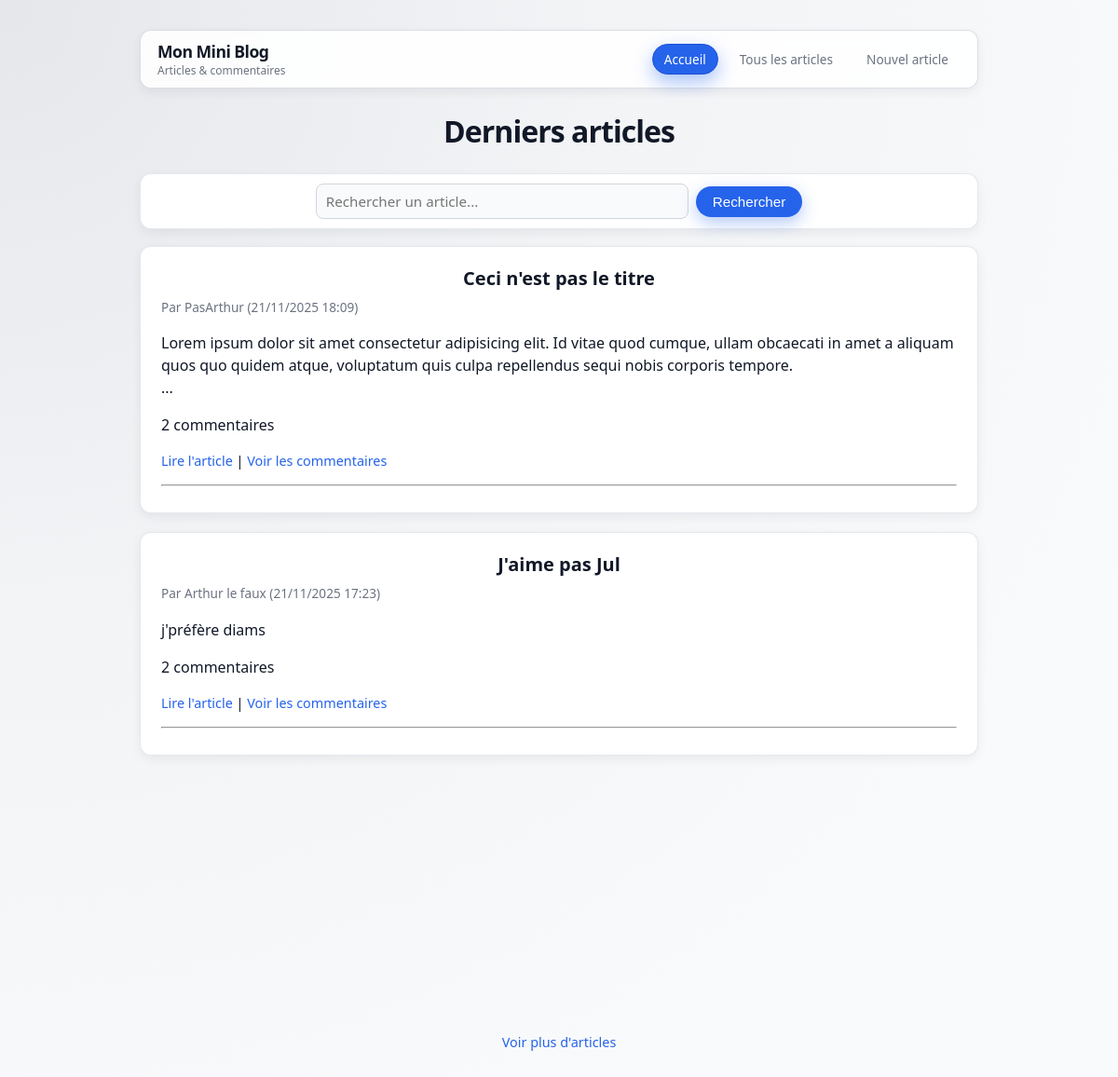
Screenshot of /blog6/index.php with the database file from the repository.
### tables this page shows
CREATE TABLE `article` (
  `id` int(10) UNSIGNED NOT NULL,
  `auteur` varchar(50) DEFAULT NULL,
  `titre` varchar(150) NOT NULL,
  `texte` mediumtext NOT NULL,
  `date` int(11) DEFAULT NULL
);

### blog6/index.php (the view, shortened to what this page needs)
<?php
require_once 'config.php';
$sql = "SELECT a.id, a.auteur, a.titre, a.texte, a.`date`, COUNT(c.id) AS nb_commentaires
    FROM article a
    LEFT JOIN commentaire c ON c.id_article = a.id
    GROUP BY a.id, a.auteur, a.titre, a.texte, a.`date`
    ORDER BY a.`date` DESC
    LIMIT 5";
$result = mysqli_query($conn, $sql);
?>
<!DOCTYPE html>
<html lang="fr">
<head>
    <link rel="stylesheet" href="styles.css">
</head>
<body>
    <?php include 'header.php'; ?>
    <h1>Derniers articles</h1>
    <form method="get" action="lister.php">
        <input type="text" name="q" placeholder="Rechercher un article..." />
        <button type="submit">Rechercher</button>
    </form>
    <?php
    if ($result && mysqli_num_rows($result) > 0) {
        while ($row = mysqli_fetch_assoc($result)) {
            $id = (int) $row['id'];
            $titre = htmlspecialchars($row['titre'], ENT_QUOTES, 'UTF-8');
            $auteur = htmlspecialchars($row['auteur'], ENT_QUOTES, 'UTF-8');
            $timestamp = (int) $row['date'];
            $date_affichee = $timestamp > 0 ? date('d/m/Y H:i', $timestamp) : '';
            $texte = $row['texte'];
            $nb_commentaires = (int) $row['nb_commentaires'];
            if (function_exists('mb_substr')) {
                $apercu = mb_substr($texte, 0, 200, 'UTF-8');
                $longueur = mb_strlen($texte, 'UTF-8');
            } else {
                $apercu = substr($texte, 0, 200);
                $longueur = strlen($texte);
            }
            if ($longueur > 200) {
                $apercu .= '...';
            }
            $apercu = nl2br(htmlspecialchars($apercu, ENT_QUOTES, 'UTF-8'));
            echo '<article>';
            echo '<h2>' . $titre . '</h2>';
            echo '<p>';
            if ($auteur !== '') {
                echo 'Par ' . $auteur . ' ';
            }
            if ($date_affichee !== '') {
                echo '(' . $date_affichee . ')';
            }
            echo '</p>';
            echo '<p>' . $apercu . '</p>';
            echo '<p>';
            echo $nb_commentaires . ' commentaire';
            if ($nb_commentaires > 1) {
                echo 's';
            }
            echo '</p>';
            echo '<p>';
            echo '<a href="afficher.php?id=' . $id . '">Lire l\'article</a> | ';
            echo '<a href="commentaire.php?id_article=' . $id . '">Voir les commentaires</a>';
            echo '</p>';
            echo '<hr>';
            echo '</article>';
        }
    } else {
        echo '<p>Aucun article pour le moment.</p>';
    }
    ?>
    <p><a href="lister.php">Voir plus d'articles</a></p>
</body>
</html>

### blog6/styles.css (style rules this page uses)
:root { --bg: #f3f4f6; --bg-strong: #e5e7eb; --surface: #ffffff; --surface-soft: #f9fafb; --border-subtle: #e5e7eb; --border-strong: #d1d5db; --text-main: #111827; --text-muted: #6b7280; --primary: #2563eb; --primary-soft: #dbeafe; --primary-strong: #1d4ed8; --accent: #10b981; --danger: #dc2626; --radius-lg: 12px; --radius-md: 8px; --shadow-soft: 0 12px 30px rgba(15, 23, 42, 0.12); --shadow-subtle: 0 4px 12px rgba(15, 23, 42, 0.06); --transition-fast: 150ms ease-out; --transition-med: 220ms ease-out; }
*, *::before, *::after { box-sizing: border-box; }
html { scroll-behavior: smooth; }
body { margin: 0; min-height: 100vh; font-family: system-ui, -apple-system, BlinkMacSystemFont, "Segoe UI", sans-serif; background: radial-gradient(circle at top left, var(--bg-strong), var(--bg) 40%, var(--surface-soft) 80%); color: var(--text-main); display: flex; flex-direction: column; align-items: center; padding: 32px 16px 40px; }
body > * { width: 100%; max-width: 900px; }
h1, h2 { text-align: center; }
h1 { font-size: 2rem; margin: 0 0 1.5rem; letter-spacing: -0.03em; }
h2 { font-size: 1.25rem; margin-top: 0; margin-bottom: 0.5rem; }
body > p { text-align: center; }
a { color: var(--primary); text-decoration: none; transition: color var(--transition-fast); }
body > p > a { font-size: 0.9rem; }
article { display: block; background: var(--surface); border-radius: var(--radius-lg); padding: 20px 22px; margin-bottom: 20px; box-shadow: var(--shadow-subtle); border: 1px solid rgba(148, 163, 184, 0.25); transition: transform var(--transition-fast), box-shadow var(--transition-fast), border-color var(--transition-fast), background var(--transition-fast); text-align: left; }
article p:first-of-type { font-size: 0.85rem; color: var(--text-muted); margin-top: 0.1rem; margin-bottom: 0.8rem; }
article p + p { line-height: 1.5; }
article p:last-of-type { margin-top: 0.8rem; font-size: 0.9rem; }
button, input[type="submit"], input[type="button"] { border: none; border-radius: 999px; padding: 8px 16px; font-size: 0.95rem; font-weight: 500; cursor: pointer; background: var(--primary); color: #ffffff; box-shadow: 0 6px 18px rgba(37, 99, 235, 0.35); transition: transform var(--transition-fast), box-shadow var(--transition-fast), background var(--transition-fast); }
form { background: var(--surface); border-radius: var(--radius-lg); padding: 18px 20px; margin: 16px auto 24px; box-shadow: var(--shadow-subtle); border: 1px solid rgba(148, 163, 184, 0.25); text-align: left; }
input[type="text"], input[type="email"], textarea { width: 100%; padding: 8px 10px; border-radius: var(--radius-md); border: 1px solid var(--border-strong); font-size: 0.95rem; font-family: inherit; background: var(--surface-soft); transition: border-color var(--transition-fast), box-shadow var(--transition-fast), background var(--transition-fast), transform var(--transition-fast); }
form[action="lister.php"] { display: flex; gap: 8px; align-items: center; justify-content: center; padding: 10px 12px; margin-top: 0; margin-bottom: 18px; }
form[action="lister.php"] input[type="text"] { flex: 1; max-width: 400px; }
form[action="lister.php"] button { white-space: nowrap; padding-inline: 18px; }
p { line-height: 1.5; }
.reveal { opacity: 0; transform: translateY(8px); transition: opacity 300ms ease-out, transform 300ms ease-out; }
.reveal.is-visible { opacity: 1; transform: translateY(0); }
.reveal-delay-1 { transition-delay: 80ms; }
.reveal-delay-2 { transition-delay: 140ms; }
.reveal-delay-3 { transition-delay: 200ms; }

### rows the page displays
article: titre "Ceci n'est pas le titre", auteur "PasArthur", date "21/11/2025 18:09", texte "Lorem ipsum dolor sit amet consectetur adipisicing elit. Id vitae quod cumque, ullam obcaecati in amet a aliquam quos quo quidem atque, voluptatum quis culpa repellendus sequi nobis corporis tempore. ...", nb_commentaires "2"
article: titre "J'aime pas Jul", auteur "Arthur le faux", date "21/11/2025 17:23", texte "j'préfère diams", nb_commentaires "2"
